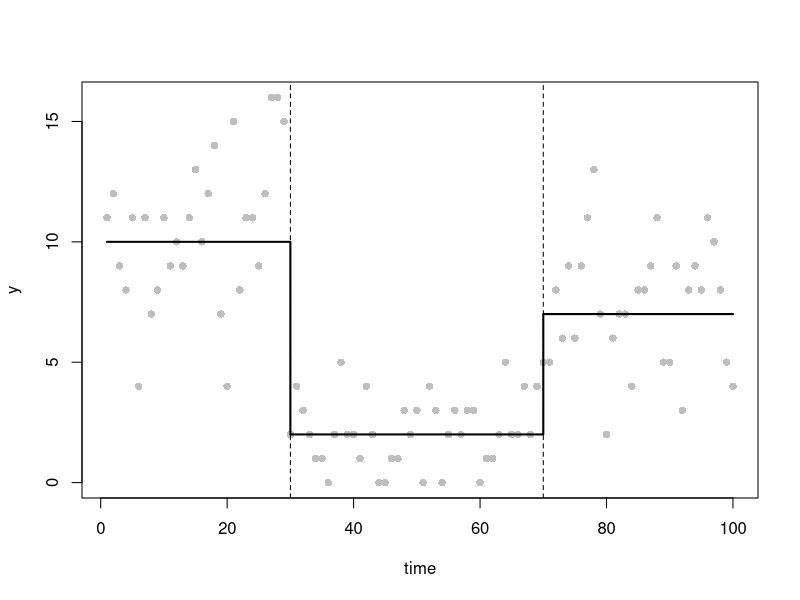
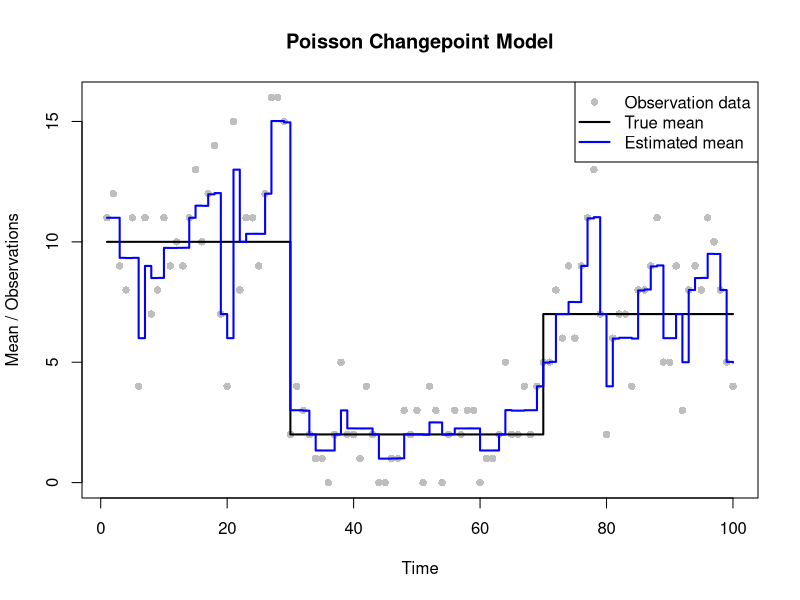
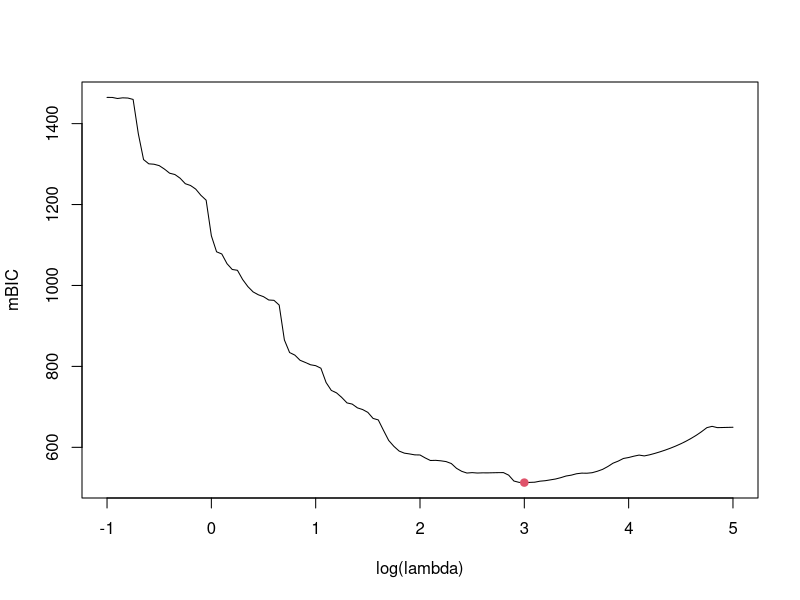
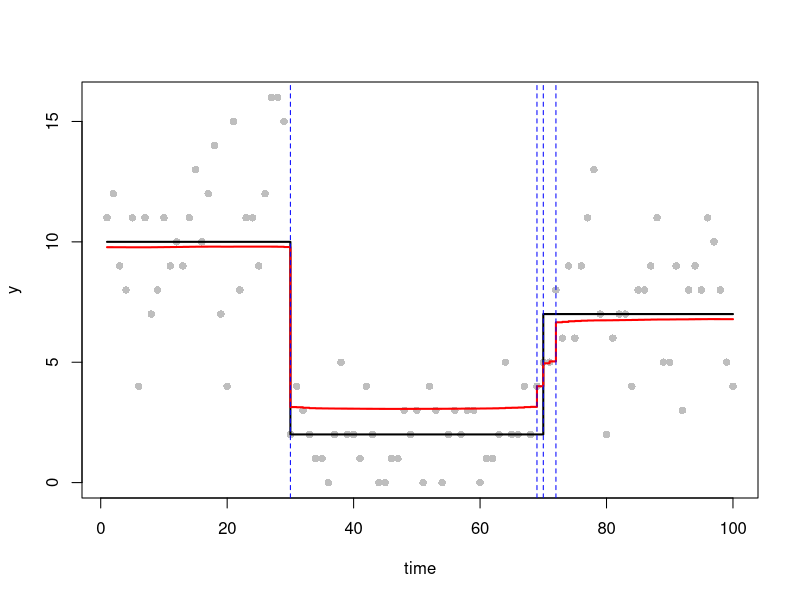
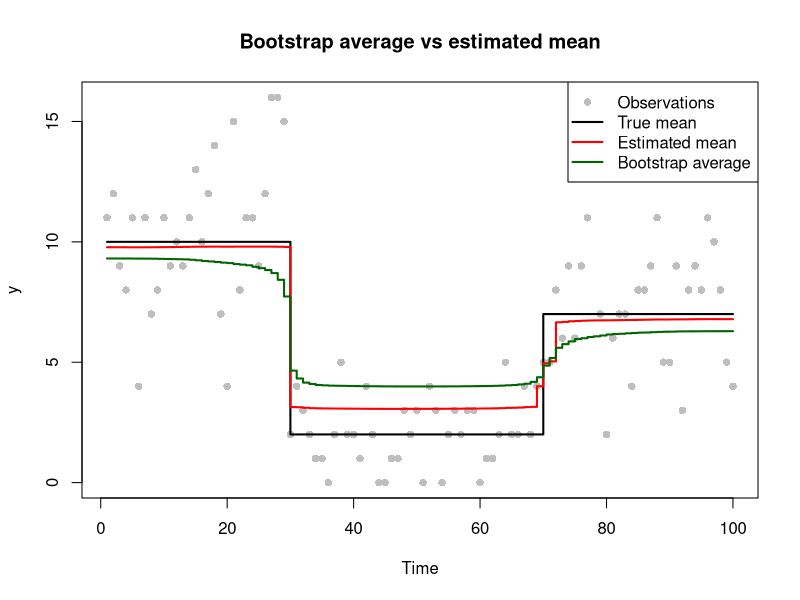
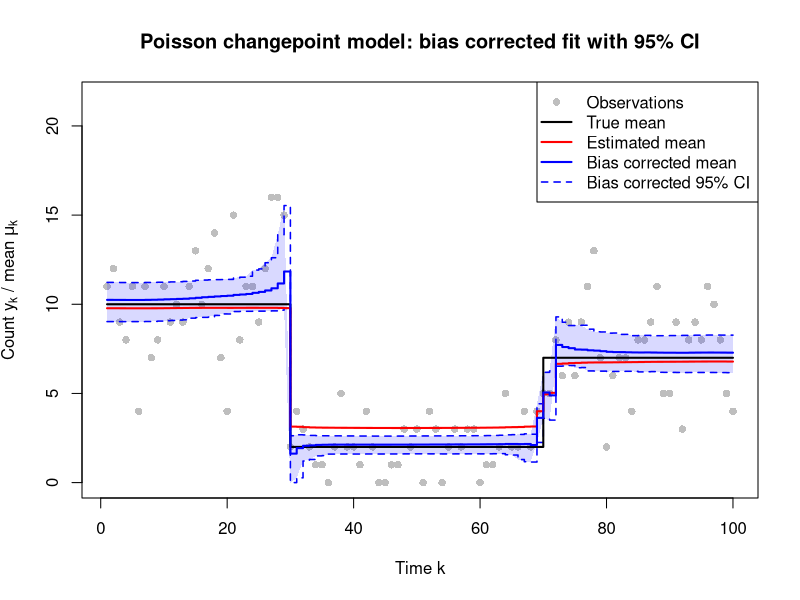

Recreate these plots in R, in order.
# =============================================================================
# Changepoint Estimation
#
#
# GitHub repository: https://github.com/pierrickdb/Group-15-Statistical-Programming
#
# Authors:
# Pierrick de Boer: S3034691
# Fagan Ganbarli: S3015664
# Raneem Alluhaydan: S3044929
#
# Contributions:
# Fagan Ganbarli (%): Task 1-3
# Raneem Alluhaydan (%): Task 4-5
# Pierrick de Boer (%): Task 6-7
#
# Overview:
# 
#
# Main functions:
# 1. poisson_lasso_objective
# 2. poisson_lasso_grad
# 3. poisson_lasso_hess
# 4. finite_grad
# 5. finite_hess
# =============================================================================

# Function definitions

# Task 2(a): Objective function

poisson_lasso_objective <- function(beta, y, lambda = 1, eps = 1e-6, X) {
  
  eta <- as.vector(X %*% beta)
  
  mu <- exp(eta)
  
  neg_logik <- -sum(dpois(y, lambda = mu, log = TRUE))
  
  penalty <- lambda * sum(sqrt(beta[-1] ^ 2 + eps))
  
  return(neg_logik + penalty)
}



# Task 2(b): Gradient function

poisson_lasso_grad <- function(beta, y, lambda = 1, eps = 1e-6, X) {
  
  eta <- as.vector(X %*% beta)
  
  mu <- exp(eta)
  
  grad <- as.vector(t(X) %*% (mu - y))
  
  grad[-1] <- grad[-1] + lambda * beta[-1] / sqrt(beta[-1] ^ 2 + eps)
  
  return(grad)
}


# Task 2(c): Hessian function

poisson_lasso_hess <- function(beta, y, lambda = 1, eps = 1e-6, X) {
  
  eta <- as.vector(X %*% beta)
  
  mu <- exp(eta)
  
  H <- crossprod(X, sweep(X, 1, mu, "*"))
  
  penalty_hess <- c(0, lambda * eps / (beta[-1] ^ 2 + eps) ^ (3/2))
  
  diag(H) <- diag(H) + penalty_hess
  
  return(H)
}


# Task 2: Numerical gradient

finite_grad <- function(fn, beta, h = 1e-5) {
  
  t <- length(beta)
  g <- numeric(t)
  
  for (i in 1:t) {
    
    beta_plus <- beta_minus <- beta
    
    beta_plus[i] <- beta_plus[i] + h
    beta_minus[i] <- beta_minus[i] - h
    
    g[i] <- (fn(beta_plus) - fn(beta_minus)) / (2 * h)
  }
  
  return(g)
}

# Task 2: Numerical Hessian

finite_hess <- function(fn, beta, h = 1e-5) {
  
  t <- length(beta)
  H <- matrix(0, t, t)
  
  for (i in 1:t) {
    
    beta_plus <- beta_minus <- beta
    
    beta_plus[i] <- beta_plus[i] + h
    beta_minus[i] <- beta_minus[i] - h
    
    H[, i] <- (fn(beta_plus) - fn(beta_minus)) / (2 * h)
  }
  
  return(H)
}


# =============================================================================
# Analysis and testing
# =============================================================================

# Task 1: Generate the data next set


set.seed(12345)

n <- 100

X <- outer(1:n, 1:n, ">=") * 1 



time <- 1:n

tau_true <- c(1, 30, 70, n+1) 

m_true <- length(tau_true)-2 

theta_true <- c(10, 2, 7) 

mu_true <- numeric(n) 

for(i in seq_along(theta_true)) {
  mu_true[tau_true[i]:(tau_true[i+1]-1)] <- theta_true[i]
}

y <- rpois(n, lambda = mu_true) ## simulate data y

plot(time, y, 
     pch = 16, 
     col = "grey")

lines(mu_true, 
      col="black", 
      lwd=2, 
      type ="s")

abline(v = tau_true[-c(1,length(tau_true))], 
       lty="dashed")

# Task 2: Checking the gradient and Hessian

beta_test <- c(log(mean(y)), rep(0.05, n - 1))

# Check gradient
grad_analytical <- poisson_lasso_grad(beta_test, y, X = X)

grad_numerical <- finite_grad(
  function(b) poisson_lasso_objective(b, y, X = X),
  beta_test
)

max(abs(grad_analytical - grad_numerical))


# Check Hessian

hess_analytical <- poisson_lasso_hess(beta_test, y, X = X)

hess_numerical <- finite_hess(
  function(b) poisson_lasso_grad(b, y, X = X),
  beta_test
)

max(abs(hess_analytical - hess_numerical))

# Task 3: Fit the model with lambda = 1

beta_start <- c(log(mean(y)), rep(0, n - 1))

fit <- optim(
  par = beta_start,
  fn = poisson_lasso_objective,
  gr = poisson_lasso_grad,
  y = y,
  lambda = 1,
  X = X,
  method = "BFGS",
  control = list(maxit = 10000, reltol = 1e-9)
)

fit$convergence
fit$message

beta_hat <- fit$par
mu_hat <- as.vector(exp(X %*% beta_hat))

# Plot
plot(time, y,
     pch = 16,
     col = "grey",
     xlab = "Time",
     ylab = "Mean / Observations",
     main = "Poisson Changepoint Model")

lines(time, mu_true,
      col = "black",
      lwd = 2,
      type = "s")

lines(time, mu_hat,
      col = "blue",
      lwd = 2,
      type = "s")

legend("topright",
       legend = c("Observation data",
                  "True mean",
                  "Estimated mean"),
       col = c("grey", "black", "blue"),
       pch = c(16, NA, NA),
       lty = c(NA, 1, 1),
       lwd = c(NA, 2, 2))


# Task 4: Choosing lambda using mBIC

lsp <- seq(-1, 5, by = 0.05)
mbic <- edf <- numeric(length(lsp))

b0 <- c(log(mean(y)), rep(0, n - 1))

for (i in 1:length(lsp)) {
  
  lambda <- exp(lsp[i])
  
  fit <- optim(b0, poisson_lasso_objective,
               gr = poisson_lasso_grad,
               y = y, lambda = lambda, X = X,
               method = "BFGS",
               control = list(maxit = 2000, reltol = 1e-9))
  
  if (fit$convergence != 0) {
    warning(paste("No convergence at", lambda))
    mbic[i] <- Inf
    next
  }
  
  b <- fit$par
  
  H1 <- poisson_lasso_hess(b, y, lambda, X = X)
  H0 <- poisson_lasso_hess(b, y, 0, X = X)
  
  edf[i] <- sum(diag(solve(H1, H0)))
  
  mu <- exp(cumsum(b))
  ll <- sum(dpois(y, mu, log = TRUE))
  
  mbic[i] <- 3 * (edf[i] - 1) * log(n) - 2 * ll
}

i.opt <- which.min(mbic)
lambda_best <- exp(lsp[i.opt])

lambda_best

plot(lsp, mbic, type = "l",
     xlab = "log(lambda)", ylab = "mBIC")

points(lsp[i.opt], mbic[i.opt], col = 2, pch = 19)


# Task 5: Fit the final model

fit <- optim(b0, poisson_lasso_objective,
             gr = poisson_lasso_grad,
             y = y, lambda = lambda_best, X = X,
             method = "BFGS",
             control = list(maxit = 2000, reltol = 1e-9))

fit$convergence

b <- fit$par
mu_hat <- exp(cumsum(b))

# Plot

plot(time, y, pch = 16, col = "grey")
lines(time, mu_true, col = "black", lwd = 2, type = "s")
lines(time, mu_hat, col = "red", lwd = 2, type = "s")

# Number of change points

H1 <- poisson_lasso_hess(b, y, lambda_best, X = X)
H0 <- poisson_lasso_hess(b, y, 0, X = X)

edf_best <- sum(diag(solve(H1, H0)))
m_hat <- floor(edf_best - 1)

# Change point locations

if (m_hat > 0) {
  tau_hat <- sort(order(abs(b[-1]),
                        decreasing = TRUE)[1:m_hat] + 1)
} else {
  tau_hat <- numeric(0)
}

abline(v = tau_hat, col = "blue", lty = 2)

# Final results

lambda_best
m_hat
tau_hat


# Task 6: Parametric bootstrap

B <- 200
mu_boot <- matrix(NA, nrow = B, ncol = n)   # row b = bootstrap estimate mu^(b)
conv_boot <- numeric(B)

set.seed(1)

for (j in 1:B) {
  
  y_sim <- rpois(n, lambda = mu_hat)        # simulate from best fitted model
  
  b_start <- c(log(mean(y_sim)), rep(0, n - 1))
  
  fit_sim <- optim(b_start, poisson_lasso_objective,
                   gr = poisson_lasso_grad,
                   y = y_sim, lambda = lambda_best, X = X,
                   method = "BFGS",
                   control = list(maxit = 10000, reltol = 1e-9))
  
  conv_boot[j] <- fit_sim$convergence
  
  if (fit_sim$convergence != 0) {
    warning(paste("No convergence in bootstrap sample", j))
    next
  }
  
  mu_boot[j, ] <- exp(cumsum(fit_sim$par))
}

# Number of non-converged fits (these are excluded below)
sum(conv_boot != 0)

# Average bootstrap mean function
mu_bar <- colMeans(mu_boot, na.rm = TRUE)

# Plot: data, true mean, estimate, bootstrap average
plot(time, y, pch = 16, col = "grey",
     xlab = "Time", ylab = "y",
     main = "Bootstrap average vs estimated mean")
lines(time, mu_true, col = "black", lwd = 2, type = "s")
lines(time, mu_hat, col = "red", lwd = 2, type = "s")
lines(time, mu_bar, col = "darkgreen", lwd = 2, type = "s")
legend("topright",
       legend = c("Observations", "True mean", "Estimated mean",
                  "Bootstrap average"),
       col = c("grey", "black", "red", "darkgreen"),
       pch = c(16, NA, NA, NA), lty = c(NA, 1, 1, 1), lwd = c(NA, 2, 2, 2))

# Bias corrected mean function: mu_hat - (mu_bar - mu_hat)
mu_bc <- 2 * mu_hat - mu_bar

# 95% bootstrap quantiles at each time point
q_L <- apply(mu_boot, 2, quantile, probs = 0.025, na.rm = TRUE)
q_U <- apply(mu_boot, 2, quantile, probs = 0.975, na.rm = TRUE)

# Bias corrected 95% limits: reflect the quantiles about mu_hat
# (the bootstrap spread mu**(b) - mu_hat stands in for mu_hat - mu)
q_L_bc <- pmax(2 * mu_hat - q_U, 0)   #a Poisson mean cannot be negative
q_U_bc <- 2 * mu_hat - q_L


# Task 7: Final plot

ylim <- c(0, 1.35 * max(c(y, mu_true, mu_hat, mu_bc, q_U_bc)))  # room for legend

plot(time, y, pch = 16, col = "grey",
     ylim = ylim,
     xlab = "Time k", ylab = expression("Count " * y[k] * " / mean " * mu[k]),
     main = "Poisson changepoint model: bias corrected fit with 95% CI")

polygon(c(time, rev(time)), c(q_L_bc, rev(q_U_bc)),
        col = adjustcolor("blue", alpha.f = 0.15), border = NA)

lines(time, q_L_bc, col = "blue", lty = 2, lwd = 1.5, type = "s")
lines(time, q_U_bc, col = "blue", lty = 2, lwd = 1.5, type = "s")
lines(time, mu_true, col = "black", lwd = 2, type = "s")
lines(time, mu_hat, col = "red", lwd = 2, type = "s")
lines(time, mu_bc, col = "blue", lwd = 2, type = "s")

legend("topright",
       legend = c("Observations", "True mean", "Estimated mean",
                  "Bias corrected mean", "Bias corrected 95% CI"),
       col = c("grey", "black", "red", "blue", "blue"),
       pch = c(16, NA, NA, NA, NA),
       lty = c(NA, 1, 1, 1, 2),
       lwd = c(NA, 2, 2, 2, 1.5),
       bg = "white")
